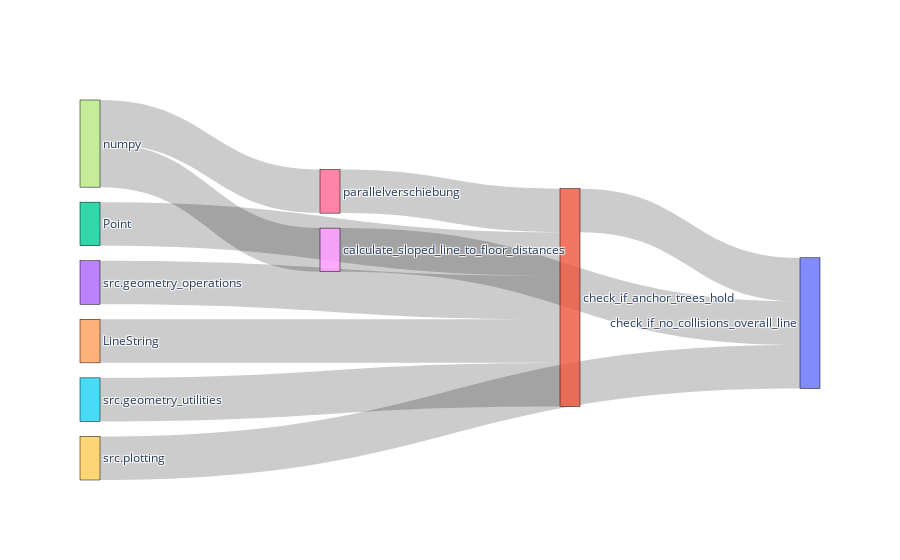

The notebook cell this image was saved under:
### Markdown cell above
#### <a id='toc1_1_1_8_'></a>[Experimental Code Execution Visualization](#toc0_)

### Code cell
import plotly.graph_objects as go
import inspect

def create_call_graph(f):
    nodes = []
    edges = []
    visited = set()

    def add_node(node):
        if node not in nodes:
            nodes.append(node)

    def add_edge(source, target):
        edges.append({'source': nodes.index(source), 'target': nodes.index(target)})

    def traverse(obj):
        if inspect.isfunction(obj) and obj.__name__ != 'create_call_graph':
            add_node(obj)
            if obj not in visited:
                visited.add(obj)
                for caller in obj.__code__.co_names:
                    if caller != obj.__name__:
                        caller_obj = obj.__globals__.get(caller, None)
                        if caller_obj is not None:
                            add_node(caller_obj)
                            add_edge(caller_obj, obj)
                            traverse(caller_obj)

    traverse(f)

    fig = go.Figure(data=[go.Sankey(
        node=dict(
            pad=15,
            thickness=20,
            line=dict(color="black", width=0.5),
            label=[node.__name__ for node in nodes]
        ),
        link=dict(
            source=[edge['source'] for edge in edges],
            target=[edge['target'] for edge in edges],
            value=[1] * len(edges)
        ))])

    fig.show()

    return nodes, edges

nodes, edges = create_call_graph(mechanical_computations.check_if_no_collisions_overall_line)

### Figure 1 — Plotly figure (JSON) as saved in the notebook; plotly's stock layout.template omitted (floating-point values rounded to 4 significant figures)
{"data": [{"link": {"source": [1, 2, 3, 4, 5, 6, 7, 8, 7, 9], "target": [0, 1, 1, 1, 1, 1, 6, 0, 8, 0], "value": [1, 1, 1, 1, 1, 1, 1, 1, 1, 1]}, "node": {"label": ["check_if_no_collisions_overall_line", "check_if_anchor_trees_hold", "Point", "src.geometry_operations", "LineString", "src.geometry_utilities", "parallelverschiebung", "numpy", "calculate_sloped_line_to_floor_distances", "src.plotting"], "line": {"color": "black", "width": 0.5}, "pad": 15, "thickness": 20}, "type": "sankey"}], "layout": {}}
